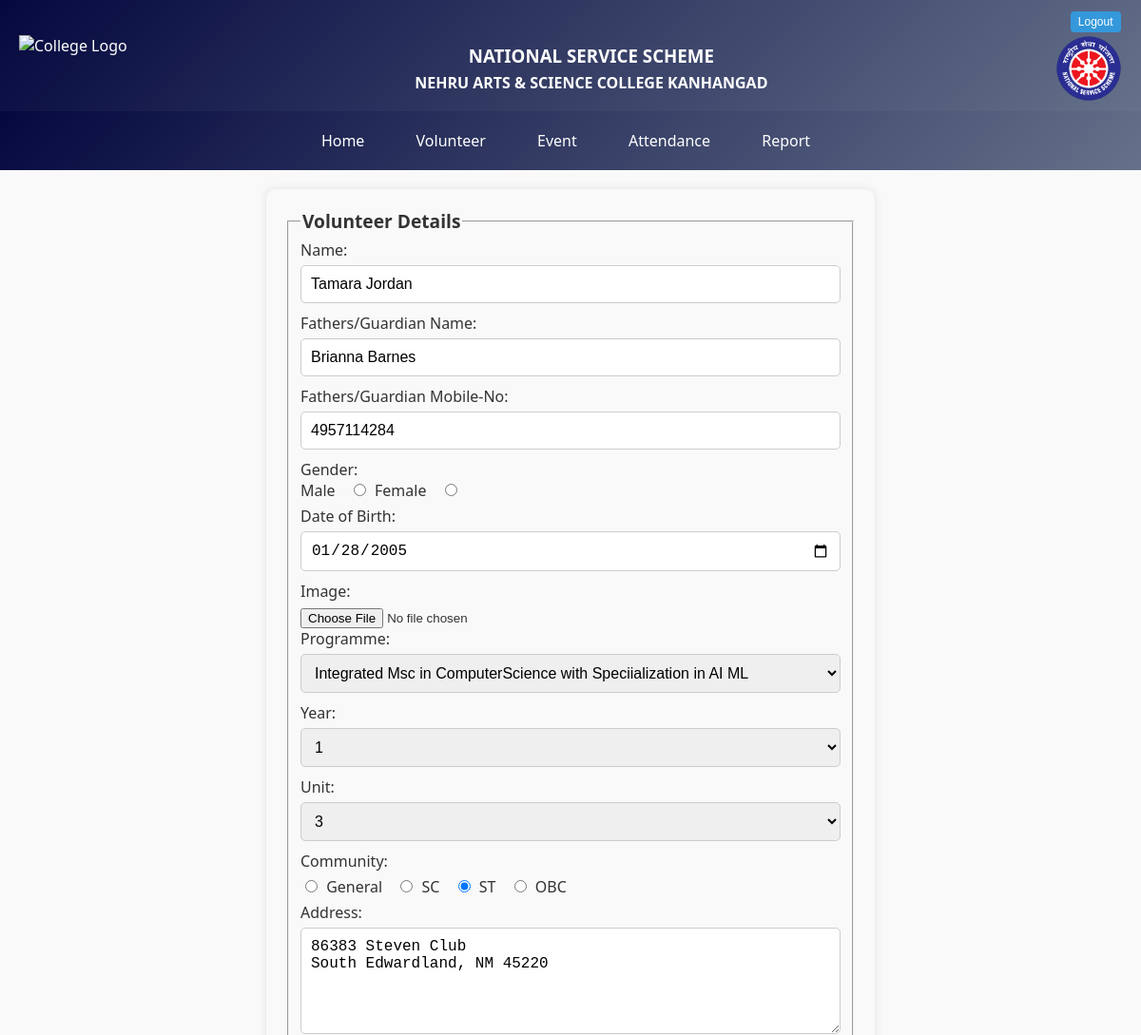
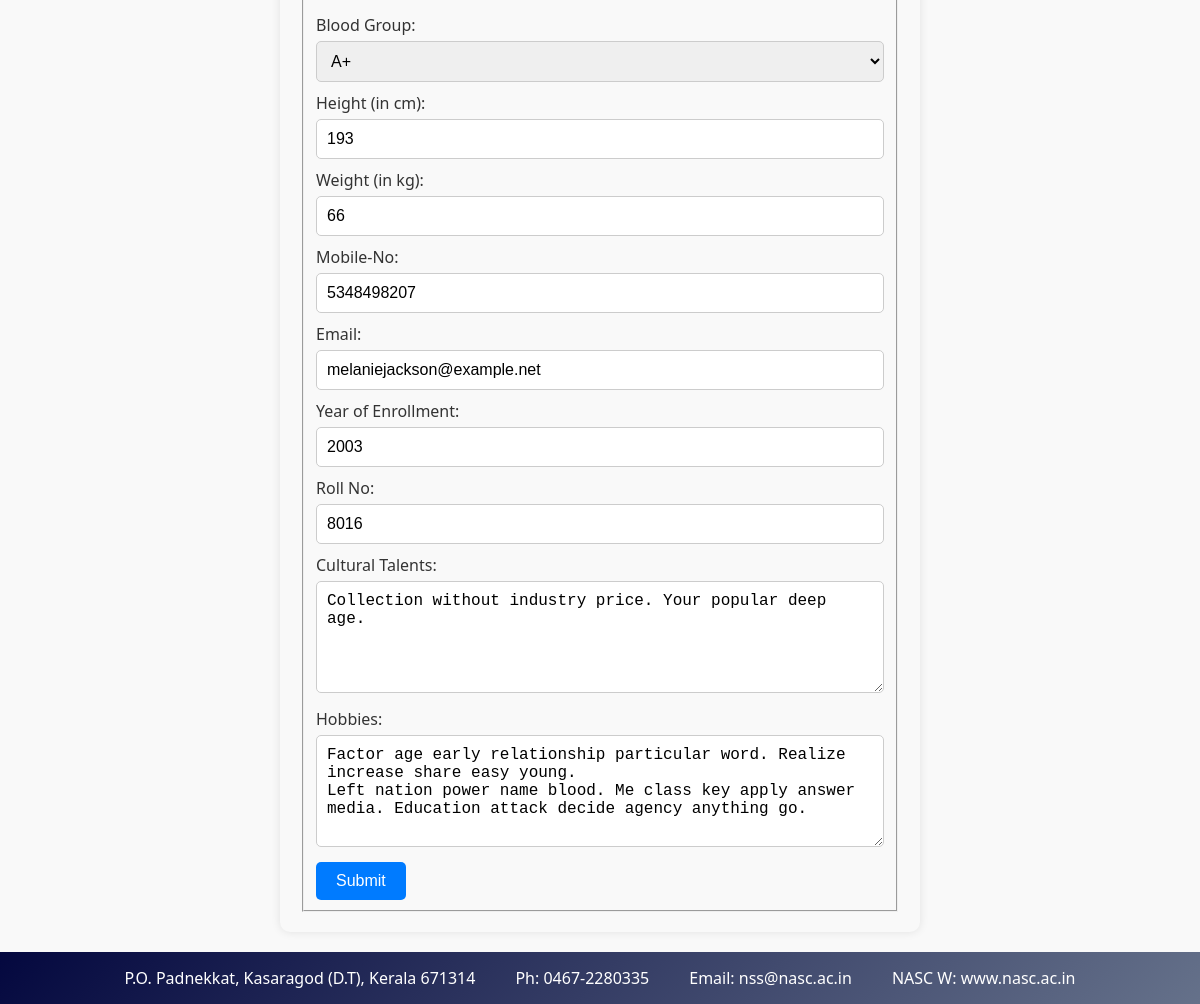
Page /volunteer/307/edit/ on the committed database (2 pictures, top to bottom).
### nss/models.py (models this page shows, shortened)
class volunteer(models.Model):
    volunteer_id=models.AutoField(primary_key=True)
    name=models.CharField(max_length=25)
    status=models.CharField(default='active',max_length=20)
    guard_name=models.CharField(max_length=25)
    guard_mob_no=models.IntegerField()
    sex_choices=[
        ('male','Male'),('female','Female')
    ]
    sex=models.CharField(max_length=15,choices=sex_choices)
    dob=models.DateField()
    year_choices=[
        ('1','1'),('2','2'),('3','3')
    ]
    year=models.IntegerField(choices=year_choices)
    community_choices=[
        ('st','ST'),('sc','SC'),('general','General'),('obc','OBC')
    ]
    community=models.CharField(max_length=15,choices=community_choices)
    address=models.TextField()
    blood_group_choices=[
        ('a+','A+'),('a-','A-'),('b+','B+'),('b-','B-'),('o+','O+'),('o-','O-'),('ab+','AB+'),('ab-','AB-')
    ]
    blood_group=models.CharField(max_length=15,choices=blood_group_choices)
    height=models.IntegerField()
    unit_choices=[
        ('1','1'),('2','2'),('3','3')
    ]
    unit=models.IntegerField(choices=unit_choices)
    weight=models.IntegerField()
    mobile_no=models.IntegerField()
    Email_id=models.EmailField()
    year_of_enrollment=models.IntegerField()
    cultural_talents=models.TextField()
    hobbies=models.TextField()
    roll_no=models.IntegerField(unique=False,null=True)
    image=models.ImageField(upload_to='volunteers',default="")
    program=models.ForeignKey(Programme,on_delete=models.CASCADE)

### nss/views.py (the view, shortened to what this page needs)
# urls.py: path('volunteer/<int:pk>/edit/',views.edit_volunteer, name='edit_volunteer'),
def edit_volunteer(request, pk):
    try:
        Volunteer = get_object_or_404(volunteer, pk=pk)
        context = {
            'dep': Programme.objects.all(),
            'Volunteer': Volunteer
        }
        return render(request, 'nss/edit_volunteer.html', context)
    except Exception:
        return render(request,'nss/error.html')

### nss/context_processors.py (called while the page is built)
def group_processor(request):
    if request.user.is_authenticated:
        is_po_group = request.user.groups.filter(name='po').exists()
        is_vs_group = request.user.groups.filter(name='vs').exists()  # Adjust as needed
    else:
        is_po_group = False
        is_vs_group = False
    return {
        'is_po_group': is_po_group,
        'is_vs_group': is_vs_group,
    }

### nss/templates/nss/edit_volunteer.html (shortened to what this page needs)
{% extends 'nss/base.html' %}
{% load static %}
{% block content %}
<head>
    <link rel="stylesheet" href="{% static '/css/edit_volunteer.css'%}">
</head>
<form class="volunteer-form" method="post" action="{% url 'edit_volunteer' pk=Volunteer.pk %}" enctype="multipart/form-data">
    <fieldset>
        <legend>Volunteer Details</legend>
        <label for="name">Name:</label>
        <input type="text" id="name" name="name" value="{{ Volunteer.name }}" required>
        <label for="guard_name">Fathers/Guardian Name:</label>
        <input type="text" id="guard_name" name="guard_name" value="{{ Volunteer.guard_name }}" required>
        <label for="guard_mob_no">Fathers/Guardian Mobile-No:</label>
        <input type="tel" id="guard_mob_no" name="guard_mob_no" value="{{ Volunteer.guard_mob_no }}" required>
        Gender:
        <div class="radio-group">
            <label for="male">Male</label>
            <input type="radio" id="male" name="sex" value="male" {% if Volunteer.sex == 'male' %}checked{% endif %}>
            <label for="female">Female</label>
            <input type="radio" id="female" name="sex" value="female" {% if Volunteer.sex == 'female' %}checked{% endif %}>
        </div>
        <label for="dob">Date of Birth:</label>
        <input type="date" id="dob" name="dob" value="{{ Volunteer.dob|date:'Y-m-d' }}" required>
        <label for="image">Image:</label>
        <input type="file" id="image" name="image">
        <label for="programme">Programme:</label>
        <select id="programme" name="programme" required>
            {% for i in dep %}
                <option value="{{ i.program_name }}" {% if Volunteer.programme.program_name == i.program_name %}selected{% endif %}>{{ i.program_name }}</option>
            {% endfor %}
        </select>
        <label for="year">Year:</label>
        <select id="year" name="year" required>
            <option value="1" {% if Volunteer.year == 1 %}selected{% endif %}>1</option>
        </select>
        <label for="unit">Unit:</label>
        <select id="unit" name="unit" required>
            <option value="3" {% if Volunteer.unit == 3 %}selected{% endif %}>3</option>
        </select>
        <label>Community:</label>
        <div class="radio-group">
            <input type="radio" id="general" name="community" value="General" {% if Volunteer.community == 'General' %}checked{% endif %}>
            <label for="general">General</label>
            <input type="radio" id="sc" name="community" value="SC" {% if Volunteer.community == 'SC' %}checked{% endif %}>
            <label for="sc">SC</label>
            <input type="radio" id="st" name="community" value="ST" {% if Volunteer.community == 'ST' %}checked{% endif %}>
            <label for="st">ST</label>
            <input type="radio" id="obc" name="community" value="OBC" {% if Volunteer.community == 'OBC' %}checked{% endif %}>
            <label for="obc">OBC</label>
        </div>
        <label for="address">Address:</label>
        <textarea id="address" rows="5" name="address" required>{{ Volunteer.address }}</textarea>
        <label for="blood_group">Blood Group:</label>
        <select id="blood_group" name="blood_group">
            <option value="A+" {% if Volunteer.blood_group == 'A+' %}selected{% endif %}>A+</option>
        </select>
        <label for="height">Height (in cm):</label>
        <input type="number" id="height" name="height" value="{{ Volunteer.height }}" required>
        <label for="weight">Weight (in kg):</label>
        <input type="number" id="weight" name="weight" value="{{ Volunteer.weight }}" required>
        <label for="mobile_no">Mobile-No:</label>
        <input type="tel" id="mobile_no" name="mobile_no" value="{{ Volunteer.mobile_no }}" pattern="\d{10}" required>
        <label for="email">Email:</label>
        <input type="email" id="email" name="email" value="{{ Volunteer.Email_id }}" required>
        <label for="year_of_enrollment">Year of Enrollment:</label>
        <input type="number" id="year_of_enrollment" name="year_of_enrollment" value="{{ Volunteer.year_of_enrollment }}" required>
        <label for="roll_no">Roll No:</label>
        <input type="number" id="roll_no" name="roll_no" value="{{ Volunteer.roll_no }}" required>
        <label for="cultural_talents">Cultural Talents:</label>
        <textarea id="cultural_talents" rows="5" name="cultural_talents" required>{{ Volunteer.cultural_talents }}</textarea>
        <label for="hobbies">Hobbies:</label>
        <textarea id="hobbies" rows="5" name="hobbies" required>{{ Volunteer.hobbies }}</textarea>
        <input type="submit" value="Submit">
    </fieldset>
</form>
{% endblock %}

### static/css/base.css (style rules this page uses)
body { background-color: #f9f9f9; color: #333; font-family: 'Segoe UI', Tahoma, Geneva, Verdana, sans-serif; margin: 0; padding: 0; display: flex; flex-direction: column; min-height: 100vh; }

### static/css/edit_volunteer.css (style rules this page uses)
.volunteer-form { max-width: 600px; margin: 0 auto; padding: 20px; background-color: #f9f9f9; border-radius: 10px; box-shadow: 0 0 10px rgba(0, 0, 0, 0.1); text-align: left; }
.volunteer-form legend { font-size: 1.2em; font-weight: bold; color: #333; }
.volunteer-form label { display: block; margin-bottom: 5px; }
.volunteer-form input[type="text"], .volunteer-form input[type="number"], .volunteer-form input[type="tel"], .volunteer-form input[type="date"], .volunteer-form input[type="email"], .volunteer-form select, .volunteer-form textarea { width: 100%; padding: 10px; margin-bottom: 10px; border: 1px solid #ccc; border-radius: 5px; box-sizing: border-box; font-size: 16px; }
.volunteer-form input[type="radio"] { margin-right: 5px; }
.volunteer-form textarea { resize: vertical; }
.volunteer-form input[type="submit"] { background-color: #007bff; color: #fff; border: none; border-radius: 5px; padding: 10px 20px; cursor: pointer; font-size: 16px; transition: background-color 0.3s ease; }
.volunteer-form .radio-group label { display: inline-block; margin-right: 10px; }

### rows in the picture
volunteer: name "Tamara Jordan", guard_name "Brianna Barnes", guard_mob_no "4957114284", sex "☐ Male", sex "☐ Female", dob "01/28/2005", year "1", unit "3", community "☐ General", community "☐ SC", community "☑ ST", community "☐ OBC", address "86383 Steven Club South Edwardland, NM 45220", blood_group "A+", height "193", weight "66", mobile_no "5348498207", email "melaniejackson@example.net", year_of_enrollment "2003", roll_no "8016", cultural_talents "Collection without industry price. Your popular deep age.", hobbies "Factor age early relationship particular word. Realize increase share easy young. Left nation power name blood. Me class key apply answer media. Education attack decide agency anything go."

### other values in the picture
form field programme "Integrated Msc in ComputerScience with Speciialization in AI ML"
